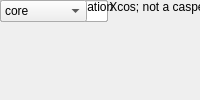
<?xml version="1.0" encoding="UTF-8"?>
<ui version="4.0">
 <class>MainWindow</class>
 <widget class="QMainWindow" name="MainWindow">
  <property name="windowTitle"><string>Bus Replicate</string></property>
  <widget class="QWidget" name="centralwidget">
   <!-- NOTE: this is a simplified structural mirror of the generated
        <module>_ui.py, not a full round-trip Designer file. Regenerate
        both from the same spec if you need to edit layout by hand. -->
       <widget class="QLabel" name="label_name">
     <property name="text"><string>Block name</string></property>
    </widget>
       <widget class="QLineEdit" name="name"/>
       <widget class="QLabel" name="label_n_bits">
     <property name="text"><string>Bit Width (added for Xcos; not a casper_library mask param)</string></property>
    </widget>
       <widget class="QLineEdit" name="n_bits"/>
       <widget class="QLabel" name="label_replication">
     <property name="text"><string>replication factor</string></property>
    </widget>
       <widget class="QLineEdit" name="replication"/>
       <widget class="QLabel" name="label_csp_latency">
     <property name="text"><string>latency</string></property>
    </widget>
       <widget class="QLineEdit" name="csp_latency"/>
       <widget class="QLabel" name="label_misc">
     <property name="text"><string>misc support</string></property>
    </widget>
       <widget class="QCheckBox" name="misc"/>
       <widget class="QLabel" name="label_implementation">
     <property name="text"><string>delay implementation</string></property>
    </widget>
       <widget class="QComboBox" name="implementation">
     <item><property name="text"><string>core</string></property></item>
     <item><property name="text"><string>behavioral</string></property></item>
    </widget>
  </widget>
 </widget>
 <resources/>
 <connections/>
</ui>
